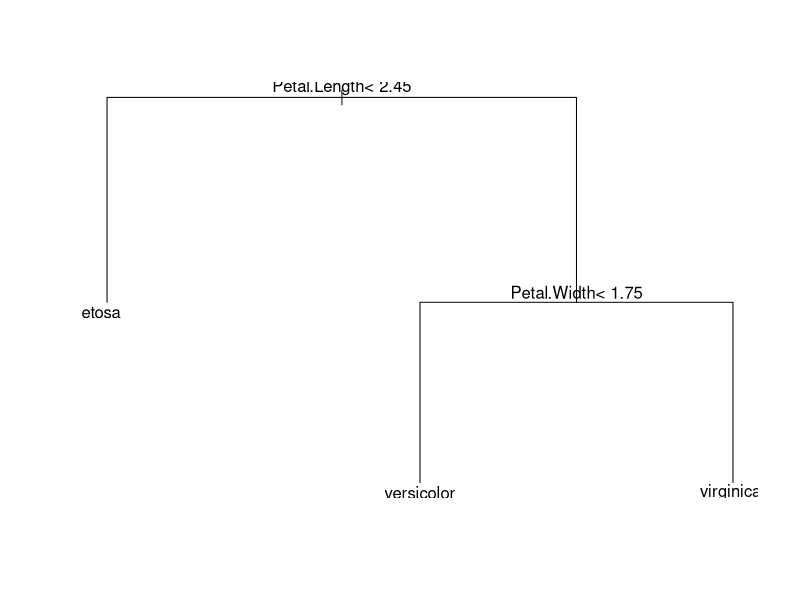
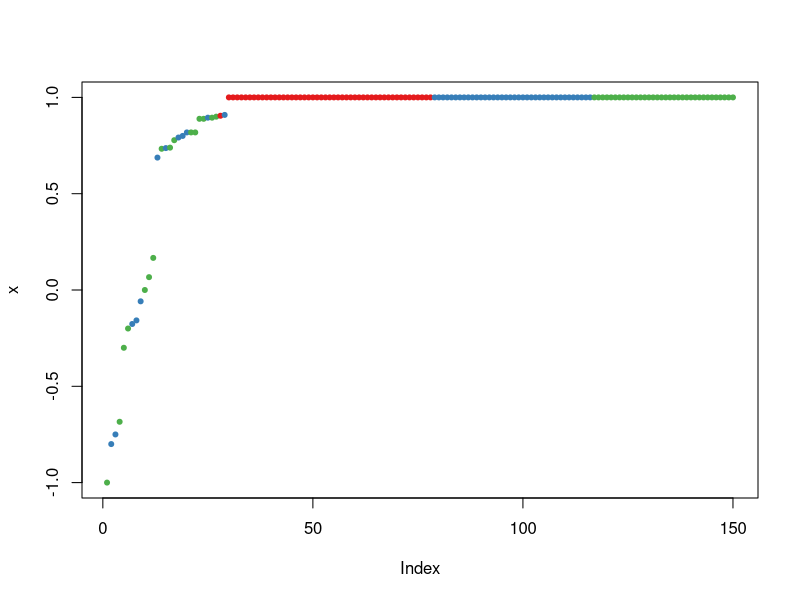
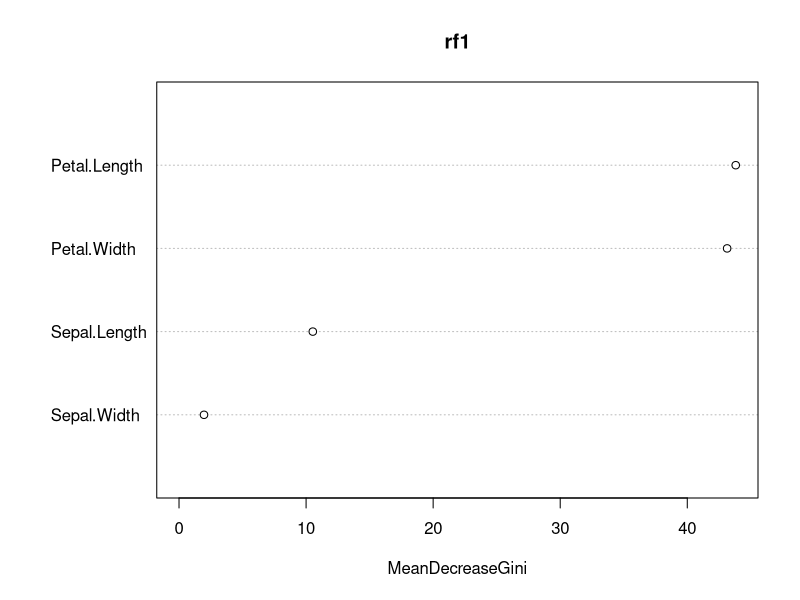
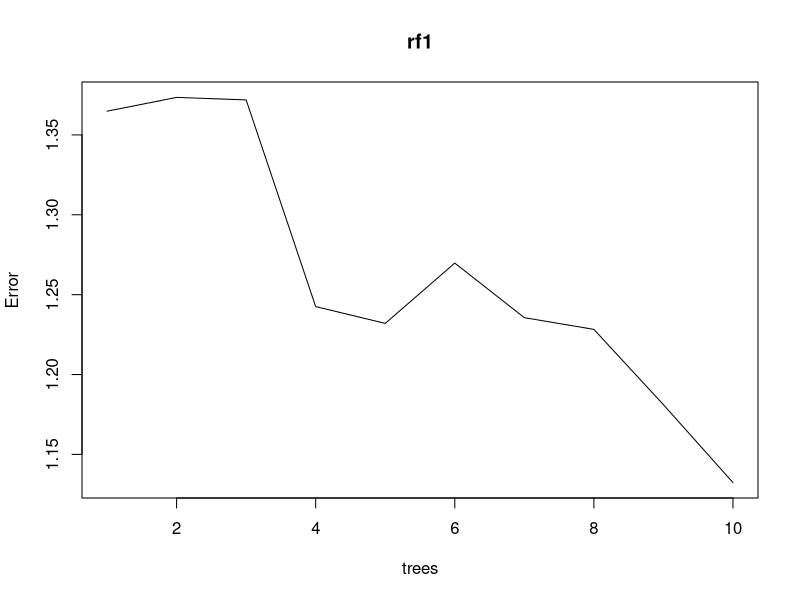

Reproduce these figures in R, in order.
######################
#Simple code for classification trees and random forests
library ("randomForest")
library("rpart")
data(iris)
tree<-rpart(Species~.,data=iris)#creates a tree using all variables in the iris dataset
plot(tree)
text(tree)#creates plot then labels the nodes

#Run random forests on the data. The results wil be different each time because of the randomness in 
#the analysis
rf1 <- randomForest(Species ~ ., iris, ntree=50, norm.votes=FALSE)
rf2 <- randomForest(Species ~ ., iris, ntree=50, norm.votes=FALSE)
rf3 <- randomForest(Species ~ ., iris, ntree=50, norm.votes=FALSE)

getTree(rf1, k=1)
getTree(rf1, k=50)#gets node information about a specific tree in the algorithm
plot(margin(rf1))
print(rf1)
importance(rf1)
varImpPlot(rf1)#a table of the importance of each variable and then a plot of the same results

## Test use of 32-level factor as a predictor:
set.seed(1)
x <- data.frame(x1=gl(32, 5), x2=runif(160), y=rnorm(160))
(rf1 <- randomForest(x[-3], x[[3]], ntree=10))#another way of calling a random forest.
#instead of using an expression name the X's then the Y variable(in this case the third column in x)
plot(rf1)